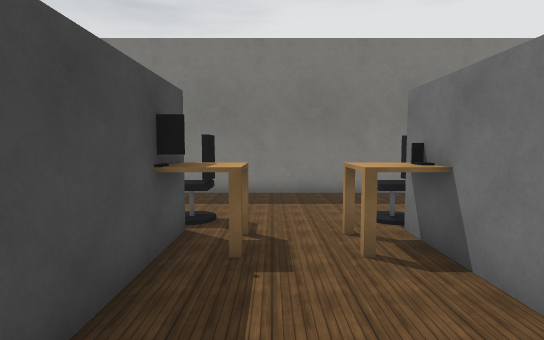
view 1 (above)

16 first-person views from a walk through a robot-simulator world made for Webots. The camera is 0.9 m above the floor, tilts 4° down and sees 80° across. Doors are drawn as open doorways. The floor is counted in squares, 0.5 m on a side. Each view is taken from the middle of a square. On the plan, view 1 faces up. The plan holds only what a view shows up to about 17 squares ahead; the rest is blank. The place goes on beyond the plan. Simple shapes and patterns stand in for the simulator's stock objects.

view 2
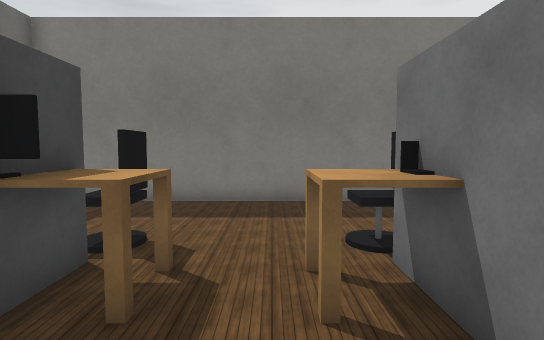

view 3
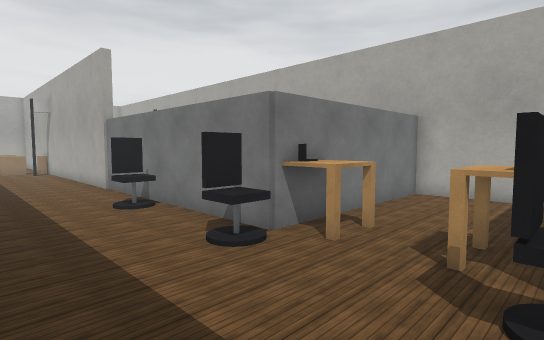

view 4
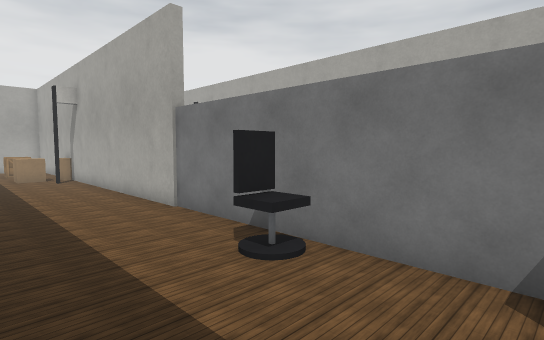

view 5
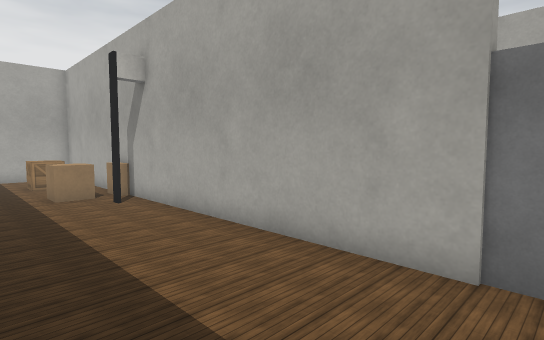

view 6
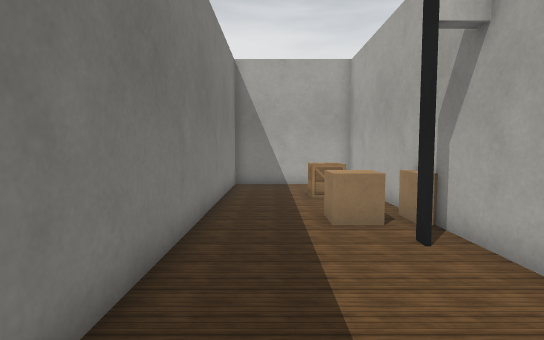

view 7
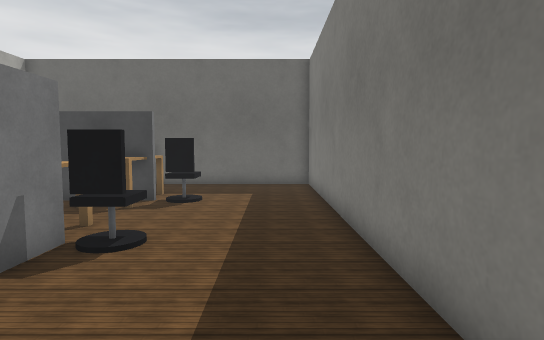

view 8
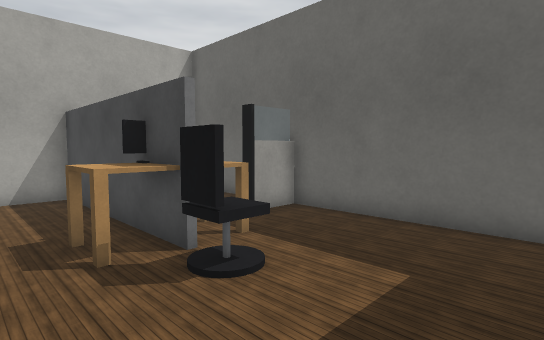

view 9
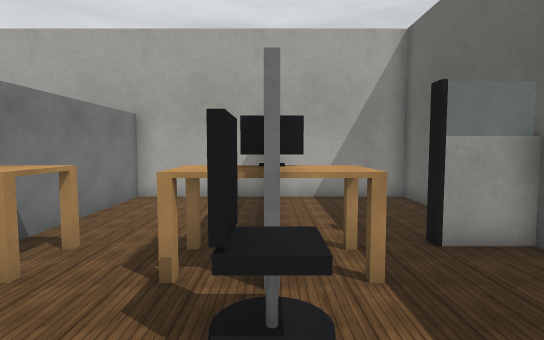

view 10
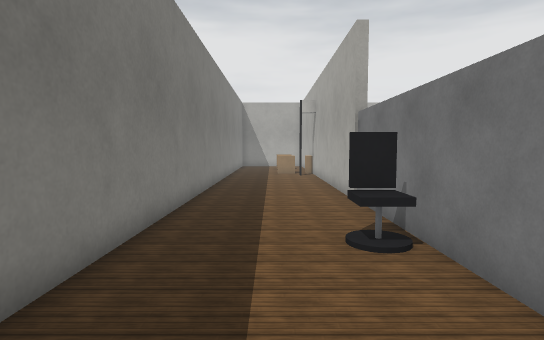

view 11
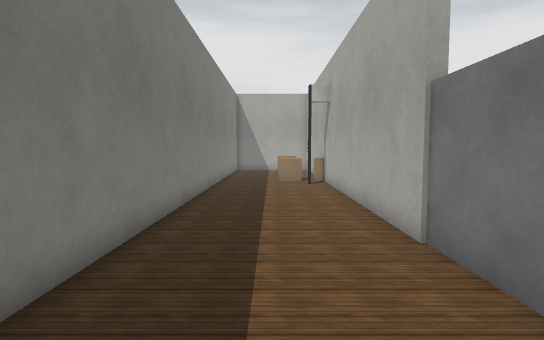

view 12
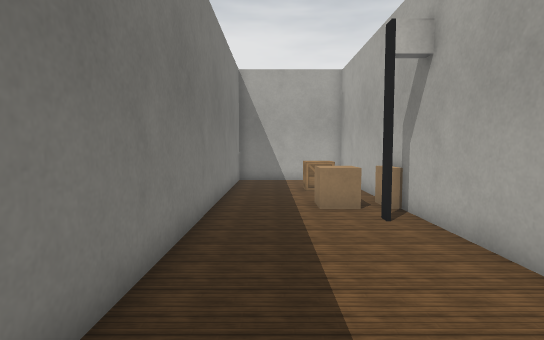

view 13
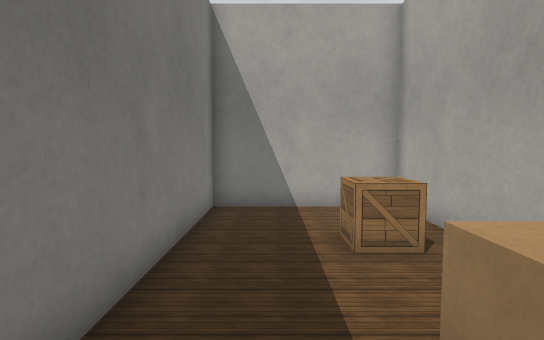

view 14
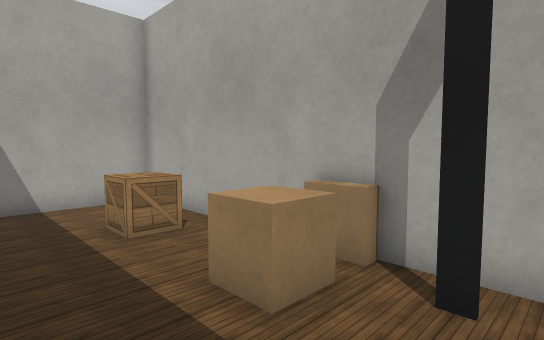

view 15
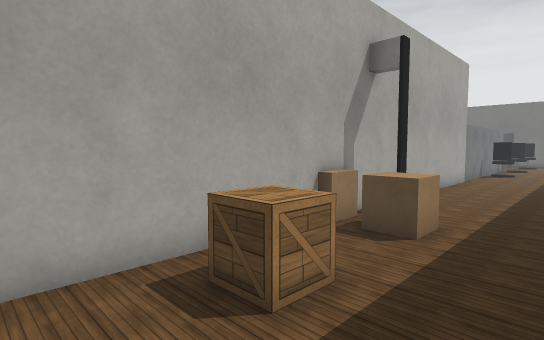

view 16
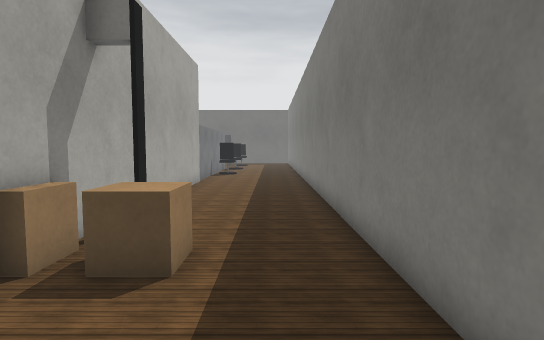

### Floor plan
Points are (right, up) in squares from view 1. A wall is a line through its corners. A room is listed if a view was taken in it or the views show most of it. See-through windows are left out.
Room 1 (views 1, 2, 3, 4, 5, 6, 7, 8, 9, 10, 11, 12, 13, 14, 15, 16)
walls: (2.9, 7.2) (32.8, 7.2) (32.8, 12.8) (-6.8, 12.8) (-6.8, 4.9); (-1.9, 7.1) (-1.9, 6.4); (2.9, -0.9) (2.9, 5.5); (-1.9, 4.6) (-1.9, -0.9); (22.8, 8.2) (23.2, 8.2); (-2.1, -0.8) (3, -0.8); (-6.9, 5.2) (-5, 5.2)
ways out: opening at (-3.5, 4.5) to room 2; open door at (23, 7)
objects: table (-3, 5) to (0, 7); monitor (-2, 5); office chair (-2, 8) to (-1, 8); table (2, 5) to (2, 7); office chair (3, 8) to (4, 8); office chair (8, 8) to (9, 8); cardboard box (24, 9) to (26, 10); wooden box (28, 8) to (30, 10)
Room 2 (no view inside)
walls: (-5, 5.2) (-5, 4.8); (-6.8, 4.9) (-6.8, -0.8) (-2.1, -0.8)
ways out: opening at (-3.5, 4.5) to room 1

Where each view was taken, in squares from view 1:
view 1: 0 up, 0 right, facing up
view 2: 2 up, 1 right, facing up
view 3: 12 up, 2 left, facing down-right
view 4: 12 up, 4 right, facing down-right
view 5: 12 up, 12 right, facing down-right
view 6: 11 up, 17 right, facing right
view 7: 11 up, 9 right, facing left
view 8: 12 up, 1 right, facing down-left
view 9: 11 up, 2 left, facing down
view 10: 10 up, 2 right, facing right
view 11: 10 up, 7 right, facing right
view 12: 11 up, 15 right, facing right
view 13: 11 up, 23 right, facing right
view 14: 12 up, 22 right, facing down-right
view 15: 12 up, 32 right, facing down-left
view 16: 11 up, 30 right, facing left
